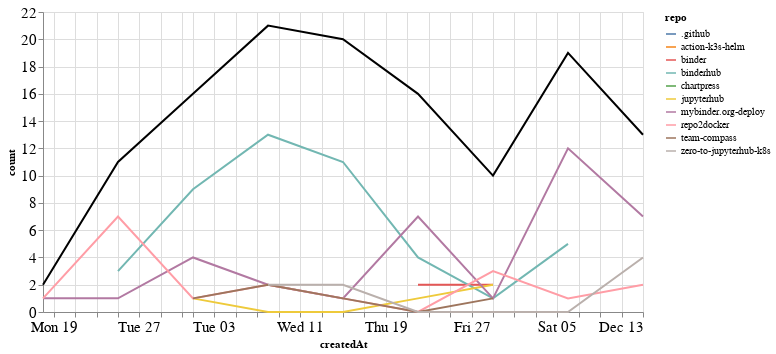

Notebook code for this chart:
### Markdown cell above
### Comments

### Code cell
comments_time = comments.groupby('repo').resample('W', on='createdAt').count()['author'].reset_index()
comments_time = comments_time.rename(columns={'author': 'count'})
comments_time_total = comments_time.groupby('createdAt').agg({"count": "sum"}).reset_index()
ch1 = alt.Chart(comments_time, width=600).mark_line().encode(
    x='createdAt',
    y='count',
    color='repo',
    tooltip="repo"
)

ch2 = alt.Chart(comments_time_total, width=600).mark_line(color="black").encode(
    x='createdAt',
    y='count',
)

ch1 + ch2

### Figure 1 — Vega-Lite specification as saved in the notebook (floating-point values rounded to 4 significant figures)
{"config": {"axisLeft": {"labelFontSize": 15}, "axisBottom": {"labelFontSize": 15}}, "layer": [{"data": {"name": "data-77784fd43e18496cc80823c5fd6ac2f6"}, "mark": "line", "encoding": {"color": {"type": "nominal", "field": "repo"}, "tooltip": {"type": "nominal", "field": "repo"}, "x": {"type": "temporal", "field": "createdAt"}, "y": {"type": "quantitative", "field": "count"}}, "width": 600}, {"data": {"name": "data-4eed90a0e2ab77eca88daea548ac5821"}, "mark": {"type": "line", "color": "black"}, "encoding": {"x": {"type": "temporal", "field": "createdAt"}, "y": {"type": "quantitative", "field": "count"}}, "width": 600}], "$schema": "https://vega.github.io/schema/vega-lite/v4.8.1.json", "datasets": {"data-77784fd43e18496cc80823c5fd6ac2f6": [{"repo": ".github", "createdAt": "2020-12-06T00:00:00", "count": 1}, {"repo": "action-k3s-helm", "createdAt": "2020-11-15T00:00:00", "count": 4}, {"repo": "binder", "createdAt": "2020-11-22T00:00:00", "count": 2}, {"repo": "binder", "createdAt": "2020-11-29T00:00:00", "count": 2}, {"repo": "binderhub", "createdAt": "2020-10-25T00:00:00", "count": 3}, {"repo": "binderhub", "createdAt": "2020-11-01T00:00:00", "count": 9}, {"repo": "binderhub", "createdAt": "2020-11-08T00:00:00", "count": 13}, {"repo": "binderhub", "createdAt": "2020-11-15T00:00:00", "count": 11}, {"repo": "binderhub", "createdAt": "2020-11-22T00:00:00", "count": 4}, {"repo": "binderhub", "createdAt": "2020-11-29T00:00:00", "count": 1}, {"repo": "binderhub", "createdAt": "2020-12-06T00:00:00", "count": 5}, {"repo": "chartpress", "createdAt": "2020-11-22T00:00:00", "count": 2}, {"repo": "jupyterhub", "createdAt": "2020-11-01T00:00:00", "count": 1}, {"repo": "jupyterhub", "createdAt": "2020-11-08T00:00:00", "count": 0}, {"repo": "jupyterhub", "createdAt": "2020-11-15T00:00:00", "count": 0}, {"repo": "jupyterhub", "createdAt": "2020-11-22T00:00:00", "count": 1}, {"repo": "jupyterhub", "createdAt": "2020-11-29T00:00:00", "count": 2}, {"repo": "mybinder.org-deploy", "createdAt": "2020-10-18T00:00:00", "count": 1}, {"repo": "mybinder.org-deploy", "createdAt": "2020-10-25T00:00:00", "count": 1}, {"repo": "mybinder.org-deploy", "createdAt": "2020-11-01T00:00:00", "count": 4}, {"repo": "mybinder.org-deploy", "createdAt": "2020-11-08T00:00:00", "count": 2}, {"repo": "mybinder.org-deploy", "createdAt": "2020-11-15T00:00:00", "count": 1}, {"repo": "mybinder.org-deploy", "createdAt": "2020-11-22T00:00:00", "count": 7}, {"repo": "mybinder.org-deploy", "createdAt": "2020-11-29T00:00:00", "count": 1}, {"repo": "mybinder.org-deploy", "createdAt": "2020-12-06T00:00:00", "count": 12}, {"repo": "mybinder.org-deploy", "createdAt": "2020-12-13T00:00:00", "count": 7}, {"repo": "repo2docker", "createdAt": "2020-10-18T00:00:00", "count": 1}, {"repo": "repo2docker", "createdAt": "2020-10-25T00:00:00", "count": 7}, {"repo": "repo2docker", "createdAt": "2020-11-01T00:00:00", "count": 1}, {"repo": "repo2docker", "createdAt": "2020-11-08T00:00:00", "count": 2}, {"repo": "repo2docker", "createdAt": "2020-11-15T00:00:00", "count": 1}, {"repo": "repo2docker", "createdAt": "2020-11-22T00:00:00", "count": 0}, {"repo": "repo2docker", "createdAt": "2020-11-29T00:00:00", "count": 3}, {"repo": "repo2docker", "createdAt": "2020-12-06T00:00:00", "count": 1}, {"repo": "repo2docker", "createdAt": "2020-12-13T00:00:00", "count": 2}, {"repo": "team-compass", "createdAt": "2020-11-01T00:00:00", "count": 1}, {"repo": "team-compass", "createdAt": "2020-11-08T00:00:00", "count": 2}, {"repo": "team-compass", "createdAt": "2020-11-15T00:00:00", "count": 1}, {"repo": "team-compass", "createdAt": "2020-11-22T00:00:00", "count": 0}, {"repo": "team-compass", "createdAt": "2020-11-29T00:00:00", "count": 1}, {"repo": "zero-to-jupyterhub-k8s", "createdAt": "2020-11-08T00:00:00", "count": 2}, {"repo": "zero-to-jupyterhub-k8s", "createdAt": "2020-11-15T00:00:00", "count": 2}, {"repo": "zero-to-jupyterhub-k8s", "createdAt": "2020-11-22T00:00:00", "count": 0}, {"repo": "zero-to-jupyterhub-k8s", "createdAt": "2020-11-29T00:00:00", "count": 0}, {"repo": "zero-to-jupyterhub-k8s", "createdAt": "2020-12-06T00:00:00", "count": 0}, {"repo": "zero-to-jupyterhub-k8s", "createdAt": "2020-12-13T00:00:00", "count": 4}], "data-4eed90a0e2ab77eca88daea548ac5821": [{"createdAt": "2020-10-18T00:00:00", "count": 2}, {"createdAt": "2020-10-25T00:00:00", "count": 11}, {"createdAt": "2020-11-01T00:00:00", "count": 16}, {"createdAt": "2020-11-08T00:00:00", "count": 21}, {"createdAt": "2020-11-15T00:00:00", "count": 20}, {"createdAt": "2020-11-22T00:00:00", "count": 16}, {"createdAt": "2020-11-29T00:00:00", "count": 10}, {"createdAt": "2020-12-06T00:00:00", "count": 19}, {"createdAt": "2020-12-13T00:00:00", "count": 13}]}}
